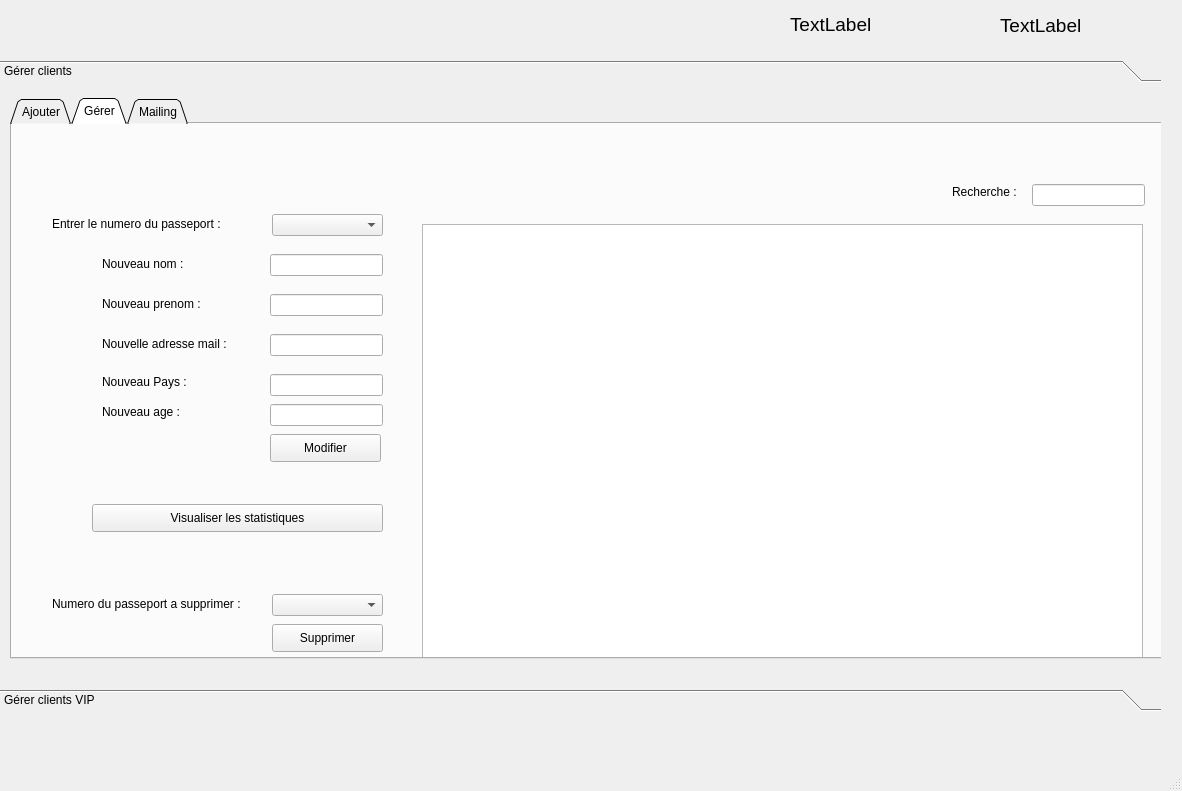
<?xml version="1.0" encoding="UTF-8"?>
<ui version="4.0">
 <class>Clientform</class>
 <widget class="QMainWindow" name="Clientform">
  <property name="geometry">
   <rect>
    <x>0</x>
    <y>0</y>
    <width>1182</width>
    <height>791</height>
   </rect>
  </property>
  <property name="windowTitle">
   <string>MainWindow</string>
  </property>
  <widget class="QWidget" name="centralwidget">
   <widget class="QToolBox" name="rechercheclientvip">
    <property name="geometry">
     <rect>
      <x>0</x>
      <y>60</y>
      <width>1161</width>
      <height>651</height>
     </rect>
    </property>
    <property name="currentIndex">
     <number>0</number>
    </property>
    <widget class="QWidget" name="page">
     <property name="geometry">
      <rect>
       <x>0</x>
       <y>0</y>
       <width>1161</width>
       <height>597</height>
      </rect>
     </property>
     <attribute name="label">
      <string>Gérer clients</string>
     </attribute>
     <widget class="QPushButton" name="pushButton">
      <property name="geometry">
       <rect>
        <x>690</x>
        <y>450</y>
        <width>93</width>
        <height>28</height>
       </rect>
      </property>
      <property name="text">
       <string>Quitter</string>
      </property>
     </widget>
     <widget class="QTabWidget" name="tabWidget">
      <property name="geometry">
       <rect>
        <x>10</x>
        <y>10</y>
        <width>1331</width>
        <height>561</height>
       </rect>
      </property>
      <property name="styleSheet">
       <string notr="true"/>
      </property>
      <property name="tabShape">
       <enum>QTabWidget::Triangular</enum>
      </property>
      <property name="currentIndex">
       <number>1</number>
      </property>
      <widget class="QWidget" name="tab2">
       <attribute name="title">
        <string>Ajouter</string>
       </attribute>
       <widget class="QLabel" name="label_4">
        <property name="geometry">
         <rect>
          <x>280</x>
          <y>210</y>
          <width>101</width>
          <height>16</height>
         </rect>
        </property>
        <property name="text">
         <string>Adresse mail :</string>
        </property>
       </widget>
       <widget class="QLineEdit" name="ajoutpaysclient">
        <property name="geometry">
         <rect>
          <x>450</x>
          <y>240</y>
          <width>113</width>
          <height>22</height>
         </rect>
        </property>
       </widget>
       <widget class="QPushButton" name="pushButton_ajouterclient">
        <property name="geometry">
         <rect>
          <x>470</x>
          <y>390</y>
          <width>93</width>
          <height>28</height>
         </rect>
        </property>
        <property name="text">
         <string>Valider</string>
        </property>
       </widget>
       <widget class="QLabel" name="label_3">
        <property name="geometry">
         <rect>
          <x>230</x>
          <y>160</y>
          <width>141</width>
          <height>20</height>
         </rect>
        </property>
        <property name="text">
         <string>Numero du passeport :</string>
        </property>
       </widget>
       <widget class="QLabel" name="label_7">
        <property name="geometry">
         <rect>
          <x>330</x>
          <y>270</y>
          <width>55</width>
          <height>16</height>
         </rect>
        </property>
        <property name="text">
         <string>Age :</string>
        </property>
       </widget>
       <widget class="QLineEdit" name="ajoutprenomclient">
        <property name="geometry">
         <rect>
          <x>450</x>
          <y>110</y>
          <width>113</width>
          <height>22</height>
         </rect>
        </property>
       </widget>
       <widget class="QLineEdit" name="ajoutmailclient">
        <property name="geometry">
         <rect>
          <x>450</x>
          <y>200</y>
          <width>113</width>
          <height>22</height>
         </rect>
        </property>
       </widget>
       <widget class="QLabel" name="label_6">
        <property name="geometry">
         <rect>
          <x>330</x>
          <y>240</y>
          <width>55</width>
          <height>16</height>
         </rect>
        </property>
        <property name="text">
         <string>Pays :</string>
        </property>
       </widget>
       <widget class="QLineEdit" name="ajoutnomclient">
        <property name="geometry">
         <rect>
          <x>450</x>
          <y>70</y>
          <width>113</width>
          <height>22</height>
         </rect>
        </property>
       </widget>
       <widget class="QLineEdit" name="ajoutnpclient">
        <property name="geometry">
         <rect>
          <x>450</x>
          <y>160</y>
          <width>113</width>
          <height>22</height>
         </rect>
        </property>
       </widget>
       <widget class="QLabel" name="label">
        <property name="geometry">
         <rect>
          <x>320</x>
          <y>70</y>
          <width>55</width>
          <height>16</height>
         </rect>
        </property>
        <property name="text">
         <string>Nom :</string>
        </property>
       </widget>
       <widget class="QLineEdit" name="ajoutageclient">
        <property name="geometry">
         <rect>
          <x>450</x>
          <y>270</y>
          <width>113</width>
          <height>22</height>
         </rect>
        </property>
       </widget>
       <widget class="QLabel" name="label_2">
        <property name="geometry">
         <rect>
          <x>310</x>
          <y>110</y>
          <width>55</width>
          <height>16</height>
         </rect>
        </property>
        <property name="text">
         <string>Prenom :</string>
        </property>
       </widget>
      </widget>
      <widget class="QWidget" name="tab_3">
       <attribute name="title">
        <string>Gérer</string>
       </attribute>
       <widget class="QLabel" name="label_8">
        <property name="geometry">
         <rect>
          <x>40</x>
          <y>470</y>
          <width>211</width>
          <height>20</height>
         </rect>
        </property>
        <property name="text">
         <string>Numero du passeport a supprimer :</string>
        </property>
       </widget>
       <widget class="QPushButton" name="pushButton_suppclient">
        <property name="geometry">
         <rect>
          <x>260</x>
          <y>500</y>
          <width>111</width>
          <height>28</height>
         </rect>
        </property>
        <property name="text">
         <string>Supprimer</string>
        </property>
       </widget>
       <widget class="QTableView" name="tableclient">
        <property name="geometry">
         <rect>
          <x>410</x>
          <y>100</y>
          <width>721</width>
          <height>441</height>
         </rect>
        </property>
       </widget>
       <widget class="QLineEdit" name="rechercheclient">
        <property name="geometry">
         <rect>
          <x>1180</x>
          <y>50</y>
          <width>113</width>
          <height>22</height>
         </rect>
        </property>
       </widget>
       <widget class="QLabel" name="label_12">
        <property name="geometry">
         <rect>
          <x>90</x>
          <y>170</y>
          <width>111</width>
          <height>20</height>
         </rect>
        </property>
        <property name="text">
         <string>Nouveau prenom :</string>
        </property>
       </widget>
       <widget class="QLineEdit" name="nouvageclient">
        <property name="geometry">
         <rect>
          <x>258</x>
          <y>280</y>
          <width>113</width>
          <height>22</height>
         </rect>
        </property>
        <property name="text">
         <string/>
        </property>
       </widget>
       <widget class="QLineEdit" name="nouvmailclient">
        <property name="geometry">
         <rect>
          <x>258</x>
          <y>210</y>
          <width>113</width>
          <height>22</height>
         </rect>
        </property>
       </widget>
       <widget class="QLabel" name="label_9">
        <property name="geometry">
         <rect>
          <x>90</x>
          <y>210</y>
          <width>141</width>
          <height>20</height>
         </rect>
        </property>
        <property name="text">
         <string>Nouvelle adresse mail :</string>
        </property>
       </widget>
       <widget class="QLabel" name="label_13">
        <property name="geometry">
         <rect>
          <x>90</x>
          <y>280</y>
          <width>111</width>
          <height>16</height>
         </rect>
        </property>
        <property name="text">
         <string>Nouveau age :</string>
        </property>
       </widget>
       <widget class="QLineEdit" name="nouvnomclient">
        <property name="geometry">
         <rect>
          <x>258</x>
          <y>130</y>
          <width>113</width>
          <height>22</height>
         </rect>
        </property>
       </widget>
       <widget class="QLineEdit" name="nouvpaysclient">
        <property name="geometry">
         <rect>
          <x>258</x>
          <y>250</y>
          <width>113</width>
          <height>22</height>
         </rect>
        </property>
       </widget>
       <widget class="QLineEdit" name="nouvprenomclient">
        <property name="geometry">
         <rect>
          <x>258</x>
          <y>170</y>
          <width>113</width>
          <height>22</height>
         </rect>
        </property>
       </widget>
       <widget class="QLabel" name="label_10">
        <property name="geometry">
         <rect>
          <x>90</x>
          <y>130</y>
          <width>131</width>
          <height>20</height>
         </rect>
        </property>
        <property name="text">
         <string>Nouveau nom :</string>
        </property>
       </widget>
       <widget class="QPushButton" name="pushButton_modifclient">
        <property name="geometry">
         <rect>
          <x>258</x>
          <y>310</y>
          <width>111</width>
          <height>28</height>
         </rect>
        </property>
        <property name="text">
         <string>Modifier</string>
        </property>
       </widget>
       <widget class="QLabel" name="label_11">
        <property name="geometry">
         <rect>
          <x>40</x>
          <y>90</y>
          <width>191</width>
          <height>20</height>
         </rect>
        </property>
        <property name="maximumSize">
         <size>
          <width>191</width>
          <height>16777215</height>
         </size>
        </property>
        <property name="text">
         <string>Entrer le numero du passeport :</string>
        </property>
       </widget>
       <widget class="QLabel" name="label_14">
        <property name="geometry">
         <rect>
          <x>90</x>
          <y>250</y>
          <width>91</width>
          <height>16</height>
         </rect>
        </property>
        <property name="text">
         <string>Nouveau Pays :</string>
        </property>
       </widget>
       <widget class="QComboBox" name="comboBoxsuppclient">
        <property name="geometry">
         <rect>
          <x>260</x>
          <y>470</y>
          <width>111</width>
          <height>22</height>
         </rect>
        </property>
       </widget>
       <widget class="QComboBox" name="comboBoxmodifclient">
        <property name="geometry">
         <rect>
          <x>260</x>
          <y>90</y>
          <width>111</width>
          <height>22</height>
         </rect>
        </property>
       </widget>
       <widget class="QPushButton" name="statbutton">
        <property name="geometry">
         <rect>
          <x>80</x>
          <y>380</y>
          <width>291</width>
          <height>28</height>
         </rect>
        </property>
        <property name="text">
         <string>Visualiser les statistiques</string>
        </property>
       </widget>
       <widget class="QLabel" name="label_39">
        <property name="geometry">
         <rect>
          <x>940</x>
          <y>60</y>
          <width>81</width>
          <height>16</height>
         </rect>
        </property>
        <property name="text">
         <string>Recherche :</string>
        </property>
       </widget>
       <widget class="QLineEdit" name="rechercheclient_3">
        <property name="geometry">
         <rect>
          <x>1020</x>
          <y>60</y>
          <width>113</width>
          <height>22</height>
         </rect>
        </property>
       </widget>
      </widget>
      <widget class="QWidget" name="tab">
       <attribute name="title">
        <string>Mailing</string>
       </attribute>
       <widget class="QLineEdit" name="port">
        <property name="geometry">
         <rect>
          <x>403</x>
          <y>108</y>
          <width>377</width>
          <height>22</height>
         </rect>
        </property>
        <property name="text">
         <string>465</string>
        </property>
       </widget>
       <widget class="QLabel" name="label_31">
        <property name="geometry">
         <rect>
          <x>320</x>
          <y>232</y>
          <width>48</width>
          <height>22</height>
         </rect>
        </property>
        <property name="text">
         <string>Subject:</string>
        </property>
       </widget>
       <widget class="QLabel" name="label_32">
        <property name="geometry">
         <rect>
          <x>320</x>
          <y>170</y>
          <width>60</width>
          <height>22</height>
         </rect>
        </property>
        <property name="text">
         <string>Password:</string>
        </property>
       </widget>
       <widget class="QLineEdit" name="server">
        <property name="geometry">
         <rect>
          <x>403</x>
          <y>77</y>
          <width>377</width>
          <height>22</height>
         </rect>
        </property>
        <property name="text">
         <string>smtp.gmail.com</string>
        </property>
       </widget>
       <widget class="QLineEdit" name="rcpt">
        <property name="geometry">
         <rect>
          <x>403</x>
          <y>201</y>
          <width>377</width>
          <height>22</height>
         </rect>
        </property>
       </widget>
       <widget class="QPlainTextEdit" name="msg">
        <property name="geometry">
         <rect>
          <x>403</x>
          <y>302</y>
          <width>377</width>
          <height>136</height>
         </rect>
        </property>
       </widget>
       <widget class="QLineEdit" name="paswd">
        <property name="geometry">
         <rect>
          <x>403</x>
          <y>170</y>
          <width>377</width>
          <height>22</height>
         </rect>
        </property>
        <property name="inputMask">
         <string/>
        </property>
        <property name="echoMode">
         <enum>QLineEdit::Password</enum>
        </property>
       </widget>
       <widget class="QLabel" name="label_33">
        <property name="geometry">
         <rect>
          <x>320</x>
          <y>302</y>
          <width>55</width>
          <height>28</height>
         </rect>
        </property>
        <property name="text">
         <string>Message:</string>
        </property>
       </widget>
       <widget class="QLineEdit" name="subject">
        <property name="geometry">
         <rect>
          <x>403</x>
          <y>232</y>
          <width>377</width>
          <height>22</height>
         </rect>
        </property>
       </widget>
       <widget class="QLabel" name="label_34">
        <property name="geometry">
         <rect>
          <x>320</x>
          <y>139</y>
          <width>63</width>
          <height>22</height>
         </rect>
        </property>
        <property name="text">
         <string>Username:</string>
        </property>
       </widget>
       <widget class="QLabel" name="label_35">
        <property name="geometry">
         <rect>
          <x>320</x>
          <y>201</y>
          <width>69</width>
          <height>22</height>
         </rect>
        </property>
        <property name="text">
         <string>Recipant to:</string>
        </property>
       </widget>
       <widget class="QLabel" name="label_36">
        <property name="geometry">
         <rect>
          <x>320</x>
          <y>77</y>
          <width>76</width>
          <height>22</height>
         </rect>
        </property>
        <property name="text">
         <string>Smtp-server:</string>
        </property>
       </widget>
       <widget class="QPushButton" name="exitBtn">
        <property name="geometry">
         <rect>
          <x>690</x>
          <y>470</y>
          <width>93</width>
          <height>28</height>
         </rect>
        </property>
        <property name="text">
         <string>Quitter</string>
        </property>
       </widget>
       <widget class="QPushButton" name="sendBtn">
        <property name="geometry">
         <rect>
          <x>570</x>
          <y>470</y>
          <width>93</width>
          <height>28</height>
         </rect>
        </property>
        <property name="text">
         <string>Envoyer</string>
        </property>
       </widget>
       <widget class="QLabel" name="label_37">
        <property name="geometry">
         <rect>
          <x>320</x>
          <y>108</y>
          <width>70</width>
          <height>22</height>
         </rect>
        </property>
        <property name="text">
         <string>Server port:</string>
        </property>
       </widget>
       <widget class="QLineEdit" name="uname">
        <property name="geometry">
         <rect>
          <x>403</x>
          <y>139</y>
          <width>377</width>
          <height>22</height>
         </rect>
        </property>
       </widget>
      </widget>
     </widget>
    </widget>
    <widget class="QWidget" name="page_2">
     <property name="geometry">
      <rect>
       <x>0</x>
       <y>0</y>
       <width>1161</width>
       <height>597</height>
      </rect>
     </property>
     <attribute name="label">
      <string>Gérer clients VIP</string>
     </attribute>
     <widget class="QTabWidget" name="tabWidget_2">
      <property name="geometry">
       <rect>
        <x>10</x>
        <y>10</y>
        <width>1361</width>
        <height>531</height>
       </rect>
      </property>
      <property name="tabShape">
       <enum>QTabWidget::Triangular</enum>
      </property>
      <property name="currentIndex">
       <number>1</number>
      </property>
      <widget class="QWidget" name="tab_5">
       <attribute name="title">
        <string>Ajouter</string>
       </attribute>
       <widget class="QLineEdit" name="ajoutprofessionclientvip">
        <property name="geometry">
         <rect>
          <x>560</x>
          <y>210</y>
          <width>113</width>
          <height>22</height>
         </rect>
        </property>
       </widget>
       <widget class="QLabel" name="label_18">
        <property name="geometry">
         <rect>
          <x>390</x>
          <y>80</y>
          <width>55</width>
          <height>16</height>
         </rect>
        </property>
        <property name="text">
         <string>Prenom :</string>
        </property>
       </widget>
       <widget class="QLineEdit" name="ajoutmailclientvip">
        <property name="geometry">
         <rect>
          <x>560</x>
          <y>170</y>
          <width>113</width>
          <height>22</height>
         </rect>
        </property>
       </widget>
       <widget class="QLineEdit" name="ajoutnpclientvip">
        <property name="geometry">
         <rect>
          <x>560</x>
          <y>130</y>
          <width>113</width>
          <height>22</height>
         </rect>
        </property>
       </widget>
       <widget class="QLineEdit" name="ajoutprenomclientvip">
        <property name="geometry">
         <rect>
          <x>560</x>
          <y>80</y>
          <width>113</width>
          <height>22</height>
         </rect>
        </property>
       </widget>
       <widget class="QLabel" name="label_17">
        <property name="geometry">
         <rect>
          <x>370</x>
          <y>220</y>
          <width>101</width>
          <height>16</height>
         </rect>
        </property>
        <property name="text">
         <string>Profession :</string>
        </property>
       </widget>
       <widget class="QLabel" name="label_15">
        <property name="geometry">
         <rect>
          <x>400</x>
          <y>250</y>
          <width>55</width>
          <height>16</height>
         </rect>
        </property>
        <property name="text">
         <string>Pays :</string>
        </property>
       </widget>
       <widget class="QPushButton" name="pushButton_ajouterclientvip">
        <property name="geometry">
         <rect>
          <x>580</x>
          <y>330</y>
          <width>93</width>
          <height>28</height>
         </rect>
        </property>
        <property name="text">
         <string>Valider</string>
        </property>
       </widget>
       <widget class="QLineEdit" name="ajoutpaysclientvip">
        <property name="geometry">
         <rect>
          <x>560</x>
          <y>250</y>
          <width>113</width>
          <height>22</height>
         </rect>
        </property>
       </widget>
       <widget class="QLabel" name="label_5">
        <property name="geometry">
         <rect>
          <x>360</x>
          <y>180</y>
          <width>101</width>
          <height>16</height>
         </rect>
        </property>
        <property name="text">
         <string>Adresse mail :</string>
        </property>
       </widget>
       <widget class="QLabel" name="label_20">
        <property name="geometry">
         <rect>
          <x>310</x>
          <y>130</y>
          <width>141</width>
          <height>20</height>
         </rect>
        </property>
        <property name="text">
         <string>Numero du passeport :</string>
        </property>
       </widget>
       <widget class="QLabel" name="label_16">
        <property name="geometry">
         <rect>
          <x>400</x>
          <y>40</y>
          <width>55</width>
          <height>16</height>
         </rect>
        </property>
        <property name="text">
         <string>Nom :</string>
        </property>
       </widget>
       <widget class="QLineEdit" name="ajoutnomclientvip">
        <property name="geometry">
         <rect>
          <x>560</x>
          <y>40</y>
          <width>113</width>
          <height>22</height>
         </rect>
        </property>
       </widget>
       <widget class="QLineEdit" name="ajoutageclientvip">
        <property name="geometry">
         <rect>
          <x>560</x>
          <y>280</y>
          <width>113</width>
          <height>22</height>
         </rect>
        </property>
       </widget>
       <widget class="QLabel" name="label_19">
        <property name="geometry">
         <rect>
          <x>400</x>
          <y>280</y>
          <width>55</width>
          <height>16</height>
         </rect>
        </property>
        <property name="text">
         <string>Age :</string>
        </property>
       </widget>
      </widget>
      <widget class="QWidget" name="tab_6">
       <attribute name="title">
        <string>Gérer</string>
       </attribute>
       <widget class="QLabel" name="label_21">
        <property name="geometry">
         <rect>
          <x>0</x>
          <y>440</y>
          <width>211</width>
          <height>20</height>
         </rect>
        </property>
        <property name="text">
         <string>Numero du passeport a supprimer :</string>
        </property>
       </widget>
       <widget class="QPushButton" name="pushButton_suppclientvip">
        <property name="geometry">
         <rect>
          <x>206</x>
          <y>470</y>
          <width>121</width>
          <height>28</height>
         </rect>
        </property>
        <property name="text">
         <string>Supprimer</string>
        </property>
       </widget>
       <widget class="QLineEdit" name="nouvageclientvip">
        <property name="geometry">
         <rect>
          <x>220</x>
          <y>290</y>
          <width>113</width>
          <height>22</height>
         </rect>
        </property>
        <property name="text">
         <string/>
        </property>
       </widget>
       <widget class="QLabel" name="label_23">
        <property name="geometry">
         <rect>
          <x>20</x>
          <y>60</y>
          <width>191</width>
          <height>20</height>
         </rect>
        </property>
        <property name="maximumSize">
         <size>
          <width>191</width>
          <height>16777215</height>
         </size>
        </property>
        <property name="text">
         <string>Entrer le numero du passeport :</string>
        </property>
       </widget>
       <widget class="QLabel" name="label_28">
        <property name="geometry">
         <rect>
          <x>70</x>
          <y>100</y>
          <width>131</width>
          <height>20</height>
         </rect>
        </property>
        <property name="text">
         <string>Nouveau nom :</string>
        </property>
       </widget>
       <widget class="QLabel" name="label_26">
        <property name="geometry">
         <rect>
          <x>70</x>
          <y>220</y>
          <width>141</width>
          <height>20</height>
         </rect>
        </property>
        <property name="text">
         <string>Nouvelle profession :</string>
        </property>
       </widget>
       <widget class="QLineEdit" name="nouvprofessionclientvip">
        <property name="geometry">
         <rect>
          <x>220</x>
          <y>220</y>
          <width>113</width>
          <height>22</height>
         </rect>
        </property>
       </widget>
       <widget class="QLineEdit" name="nouvmailclientvip">
        <property name="geometry">
         <rect>
          <x>220</x>
          <y>180</y>
          <width>113</width>
          <height>22</height>
         </rect>
        </property>
       </widget>
       <widget class="QLabel" name="label_25">
        <property name="geometry">
         <rect>
          <x>70</x>
          <y>260</y>
          <width>91</width>
          <height>16</height>
         </rect>
        </property>
        <property name="text">
         <string>Nouveau Pays :</string>
        </property>
       </widget>
       <widget class="QPushButton" name="pushButton_modifclientvip">
        <property name="geometry">
         <rect>
          <x>222</x>
          <y>330</y>
          <width>111</width>
          <height>28</height>
         </rect>
        </property>
        <property name="text">
         <string>Modifier</string>
        </property>
       </widget>
       <widget class="QLineEdit" name="nouvnomclientvip">
        <property name="geometry">
         <rect>
          <x>220</x>
          <y>100</y>
          <width>113</width>
          <height>22</height>
         </rect>
        </property>
       </widget>
       <widget class="QLabel" name="label_27">
        <property name="geometry">
         <rect>
          <x>70</x>
          <y>180</y>
          <width>141</width>
          <height>20</height>
         </rect>
        </property>
        <property name="text">
         <string>Nouvelle adresse mail :</string>
        </property>
       </widget>
       <widget class="QLabel" name="label_24">
        <property name="geometry">
         <rect>
          <x>70</x>
          <y>140</y>
          <width>111</width>
          <height>20</height>
         </rect>
        </property>
        <property name="text">
         <string>Nouveau prenom :</string>
        </property>
       </widget>
       <widget class="QLabel" name="label_22">
        <property name="geometry">
         <rect>
          <x>70</x>
          <y>290</y>
          <width>111</width>
          <height>16</height>
         </rect>
        </property>
        <property name="text">
         <string>Nouveau age :</string>
        </property>
       </widget>
       <widget class="QLineEdit" name="nouvpaysclientvip">
        <property name="geometry">
         <rect>
          <x>220</x>
          <y>260</y>
          <width>113</width>
          <height>22</height>
         </rect>
        </property>
       </widget>
       <widget class="QLineEdit" name="nouvprenomclientvip">
        <property name="geometry">
         <rect>
          <x>220</x>
          <y>140</y>
          <width>113</width>
          <height>22</height>
         </rect>
        </property>
       </widget>
       <widget class="QLineEdit" name="rechercheclientvip_2">
        <property name="geometry">
         <rect>
          <x>1230</x>
          <y>30</y>
          <width>113</width>
          <height>22</height>
         </rect>
        </property>
       </widget>
       <widget class="QTableView" name="tableclientvip">
        <property name="geometry">
         <rect>
          <x>340</x>
          <y>60</y>
          <width>791</width>
          <height>441</height>
         </rect>
        </property>
       </widget>
       <widget class="QLabel" name="label_30">
        <property name="geometry">
         <rect>
          <x>1150</x>
          <y>30</y>
          <width>81</width>
          <height>16</height>
         </rect>
        </property>
        <property name="text">
         <string>Recherche :</string>
        </property>
       </widget>
       <widget class="QComboBox" name="comboBoxsuppclientvip">
        <property name="geometry">
         <rect>
          <x>206</x>
          <y>440</y>
          <width>121</width>
          <height>22</height>
         </rect>
        </property>
       </widget>
       <widget class="QComboBox" name="comboBoxmodifclientvip">
        <property name="geometry">
         <rect>
          <x>220</x>
          <y>60</y>
          <width>111</width>
          <height>22</height>
         </rect>
        </property>
       </widget>
       <widget class="QLineEdit" name="rechercheclient_2">
        <property name="geometry">
         <rect>
          <x>1020</x>
          <y>20</y>
          <width>113</width>
          <height>22</height>
         </rect>
        </property>
       </widget>
       <widget class="QLabel" name="label_38">
        <property name="geometry">
         <rect>
          <x>930</x>
          <y>20</y>
          <width>81</width>
          <height>16</height>
         </rect>
        </property>
        <property name="text">
         <string>Recherche :</string>
        </property>
       </widget>
      </widget>
     </widget>
    </widget>
   </widget>
   <widget class="QLabel" name="myclock">
    <property name="geometry">
     <rect>
      <x>1000</x>
      <y>10</y>
      <width>161</width>
      <height>31</height>
     </rect>
    </property>
    <property name="font">
     <font>
      <pointsize>14</pointsize>
     </font>
    </property>
    <property name="text">
     <string>TextLabel</string>
    </property>
   </widget>
   <widget class="QLabel" name="mydate">
    <property name="geometry">
     <rect>
      <x>790</x>
      <y>9</y>
      <width>181</width>
      <height>31</height>
     </rect>
    </property>
    <property name="font">
     <font>
      <pointsize>14</pointsize>
     </font>
    </property>
    <property name="text">
     <string>TextLabel</string>
    </property>
   </widget>
  </widget>
  <widget class="QMenuBar" name="menubar">
   <property name="geometry">
    <rect>
     <x>0</x>
     <y>0</y>
     <width>1182</width>
     <height>20</height>
    </rect>
   </property>
  </widget>
  <widget class="QStatusBar" name="statusbar"/>
 </widget>
 <resources/>
 <connections/>
</ui>
